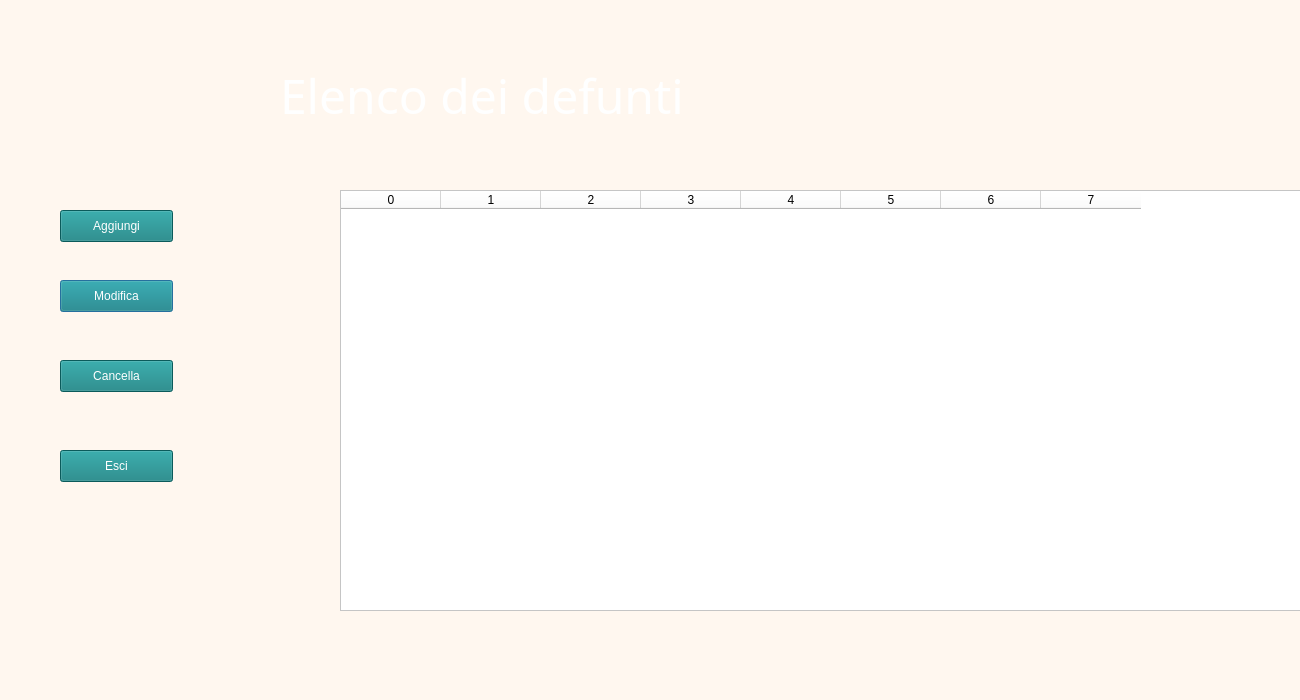
<?xml version="1.0" encoding="UTF-8"?>
<ui version="4.0">
 <class>Dialog</class>
 <widget class="QDialog" name="Dialog">
  <property name="geometry">
   <rect>
    <x>0</x>
    <y>0</y>
    <width>1300</width>
    <height>700</height>
   </rect>
  </property>
  <property name="windowTitle">
   <string>Dialog</string>
  </property>
  <property name="autoFillBackground">
   <bool>false</bool>
  </property>
  <property name="styleSheet">
   <string notr="true">background-image: url(:/images/img.png);
background-color: rgb(238, 238, 238);
background-color: rgb(255, 247, 239);</string>
  </property>
  <widget class="QWidget" name="widget" native="true">
   <property name="geometry">
    <rect>
     <x>0</x>
     <y>0</y>
     <width>1300</width>
     <height>700</height>
    </rect>
   </property>
   <property name="styleSheet">
    <string notr="true"/>
   </property>
   <widget class="QPushButton" name="btnModifica">
    <property name="geometry">
     <rect>
      <x>60</x>
      <y>280</y>
      <width>113</width>
      <height>32</height>
     </rect>
    </property>
    <property name="styleSheet">
     <string notr="true">color: rgb(255, 255, 255);
background-color: rgb(16, 128, 128);</string>
    </property>
    <property name="text">
     <string>Modifica</string>
    </property>
   </widget>
   <widget class="QPushButton" name="btnCancella">
    <property name="geometry">
     <rect>
      <x>60</x>
      <y>360</y>
      <width>113</width>
      <height>32</height>
     </rect>
    </property>
    <property name="styleSheet">
     <string notr="true">color: rgb(255, 255, 255);
background-color: rgb(16, 128, 128);</string>
    </property>
    <property name="text">
     <string>Cancella</string>
    </property>
   </widget>
   <widget class="QPushButton" name="btnEsci">
    <property name="geometry">
     <rect>
      <x>60</x>
      <y>450</y>
      <width>113</width>
      <height>32</height>
     </rect>
    </property>
    <property name="styleSheet">
     <string notr="true">color: rgb(255, 255, 255);
background-color: rgb(16, 128, 128);</string>
    </property>
    <property name="text">
     <string>Esci</string>
    </property>
   </widget>
   <widget class="QPushButton" name="btnAggiungi">
    <property name="geometry">
     <rect>
      <x>60</x>
      <y>210</y>
      <width>113</width>
      <height>32</height>
     </rect>
    </property>
    <property name="styleSheet">
     <string notr="true">color: rgb(255, 255, 255);
background-color: rgb(16, 128, 128);</string>
    </property>
    <property name="text">
     <string>Aggiungi</string>
    </property>
   </widget>
   <widget class="QLabel" name="image">
    <property name="enabled">
     <bool>true</bool>
    </property>
    <property name="geometry">
     <rect>
      <x>-230</x>
      <y>-300</y>
      <width>1800</width>
      <height>1300</height>
     </rect>
    </property>
    <property name="styleSheet">
     <string notr="true">border-radius:50%;
image: url(:/images/1.png);
</string>
    </property>
    <property name="text">
     <string/>
    </property>
    <property name="scaledContents">
     <bool>true</bool>
    </property>
   </widget>
   <widget class="QTableWidget" name="tableWidget">
    <property name="geometry">
     <rect>
      <x>340</x>
      <y>190</y>
      <width>1021</width>
      <height>421</height>
     </rect>
    </property>
    <property name="styleSheet">
     <string notr="true">background: rgb(255,255,255);
</string>
    </property>
    <column>
     <property name="text">
      <string>0</string>
     </property>
    </column>
    <column>
     <property name="text">
      <string>1</string>
     </property>
    </column>
    <column>
     <property name="text">
      <string>2</string>
     </property>
    </column>
    <column>
     <property name="text">
      <string>3</string>
     </property>
    </column>
    <column>
     <property name="text">
      <string>4</string>
     </property>
    </column>
    <column>
     <property name="text">
      <string>5</string>
     </property>
    </column>
    <column>
     <property name="text">
      <string>6</string>
     </property>
    </column>
    <column>
     <property name="text">
      <string>7</string>
     </property>
    </column>
   </widget>
   <zorder>image</zorder>
   <zorder>btnModifica</zorder>
   <zorder>btnCancella</zorder>
   <zorder>btnEsci</zorder>
   <zorder>btnAggiungi</zorder>
   <zorder>tableWidget</zorder>
  </widget>
  <widget class="QLabel" name="label">
   <property name="geometry">
    <rect>
     <x>280</x>
     <y>50</y>
     <width>441</width>
     <height>91</height>
    </rect>
   </property>
   <property name="font">
    <font>
     <family>Bangla MN</family>
     <pointsize>36</pointsize>
     <weight>50</weight>
     <italic>false</italic>
     <bold>false</bold>
    </font>
   </property>
   <property name="styleSheet">
    <string notr="true">font: 36pt;
background: transparent;
color: rgb(255,255,255);</string>
   </property>
   <property name="text">
    <string>Elenco dei defunti</string>
   </property>
  </widget>
 </widget>
 <resources>
  <include location="../../Downloads/resource.qrc"/>
  <include location="../source.qrc"/>
 </resources>
 <connections/>
</ui>
